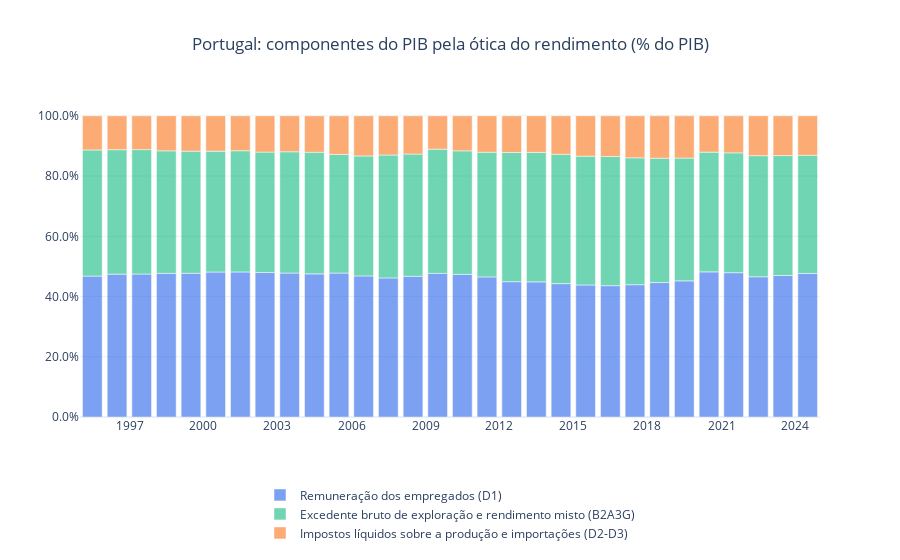

Notebook source saved alongside this figure:
### Code cell
import plotly.graph_objects as go

df = y.dropna(subset=["B1GQ"]).sort_values("time").copy()
df["D2_D3"] = df["D2"] - df["D3"]
df["time"] = df["time"] - pd.DateOffset(months=6)

components = [
    ("D1", "Remuneração dos empregados (D1)"),
    ("B2A3G", "Excedente bruto de exploração e rendimento misto (B2A3G)"),
    ("D2_D3", "Impostos líquidos sobre a produção e importações (D2-D3)"),
]

colors = {
    "D1": "rgba(37, 99, 235, 0.6)",
    "B2A3G": "rgba(16, 185, 129, 0.6)",
    "D2_D3": "rgba(249, 115, 22, 0.6)",
}

for col, _ in components:
    df[f"{col}_share"] = df[col] / df["B1GQ"] * 100

fig = go.Figure()
for col, label in components:
    fig.add_trace(
        go.Bar(
            x=df["time"],
            y=df[f"{col}_share"],
            name=label,
            marker_color=colors[col],
        )
    )

fig.update_layout(
    barmode="relative",
    template="plotly_white",
    title="Portugal: componentes do PIB pela ótica do rendimento (% do PIB)",
    title_x=0.5,
    legend_title_text="",
    xaxis_title="",
    yaxis_title="",
    legend=dict(orientation="h", x=0.5, y=-0.2, xanchor="center", yanchor="top", bgcolor="rgba(0,0,0,0)", borderwidth=0),
)
fig.update_xaxes(dtick="M36", tickformat="%Y", hoverformat="%Y")
fig.update_yaxes(tickformat=".1f", ticksuffix="%")
fig.show()
